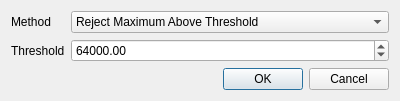
<?xml version="1.0" encoding="UTF-8"?>
<ui version="4.0">
 <class>ThresholdDialog</class>
 <widget class="QDialog" name="ThresholdDialog">
  <property name="geometry">
   <rect>
    <x>0</x>
    <y>0</y>
    <width>400</width>
    <height>93</height>
   </rect>
  </property>
  <property name="windowTitle">
   <string>Dialog</string>
  </property>
  <layout class="QFormLayout" name="formLayout">
   <item row="2" column="1">
    <widget class="QDialogButtonBox" name="buttonBox">
     <property name="orientation">
      <enum>Qt::Horizontal</enum>
     </property>
     <property name="standardButtons">
      <set>QDialogButtonBox::Cancel|QDialogButtonBox::Ok</set>
     </property>
    </widget>
   </item>
   <item row="0" column="1">
    <widget class="QComboBox" name="comboBox">
     <item>
      <property name="text">
       <string>Reject Maximum Above Threshold</string>
      </property>
     </item>
     <item>
      <property name="text">
       <string>Reject Maximum Below Threshold</string>
      </property>
     </item>
    </widget>
   </item>
   <item row="0" column="0">
    <widget class="QLabel" name="label">
     <property name="text">
      <string>Method</string>
     </property>
    </widget>
   </item>
   <item row="1" column="1">
    <widget class="QDoubleSpinBox" name="doubleSpinBox">
     <property name="minimum">
      <double>-1000000000.000000000000000</double>
     </property>
     <property name="maximum">
      <double>1000000000.000000000000000</double>
     </property>
     <property name="value">
      <double>64000.000000000000000</double>
     </property>
    </widget>
   </item>
   <item row="1" column="0">
    <widget class="QLabel" name="label_2">
     <property name="text">
      <string>Threshold</string>
     </property>
    </widget>
   </item>
  </layout>
 </widget>
 <resources/>
 <connections>
  <connection>
   <sender>buttonBox</sender>
   <signal>accepted()</signal>
   <receiver>ThresholdDialog</receiver>
   <slot>accept()</slot>
   <hints>
    <hint type="sourcelabel">
     <x>248</x>
     <y>254</y>
    </hint>
    <hint type="destinationlabel">
     <x>157</x>
     <y>274</y>
    </hint>
   </hints>
  </connection>
  <connection>
   <sender>buttonBox</sender>
   <signal>rejected()</signal>
   <receiver>ThresholdDialog</receiver>
   <slot>reject()</slot>
   <hints>
    <hint type="sourcelabel">
     <x>316</x>
     <y>260</y>
    </hint>
    <hint type="destinationlabel">
     <x>286</x>
     <y>274</y>
    </hint>
   </hints>
  </connection>
 </connections>
</ui>
